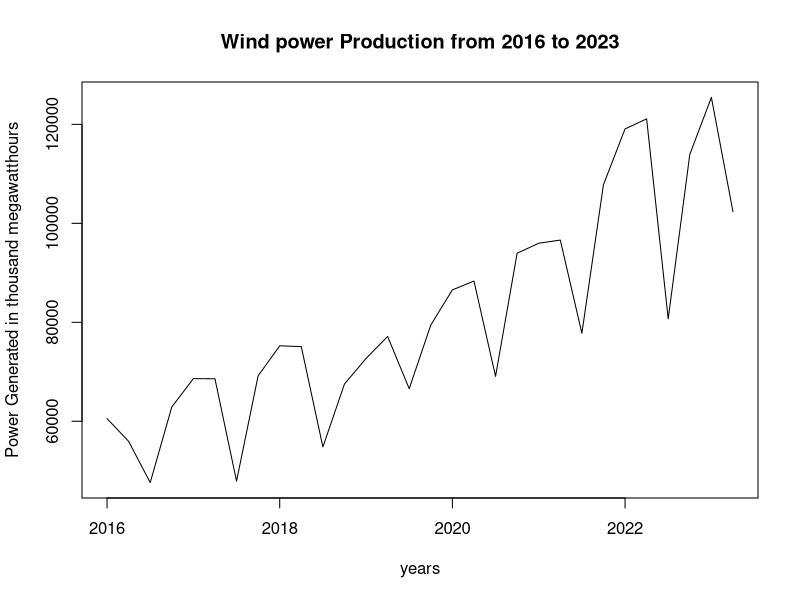
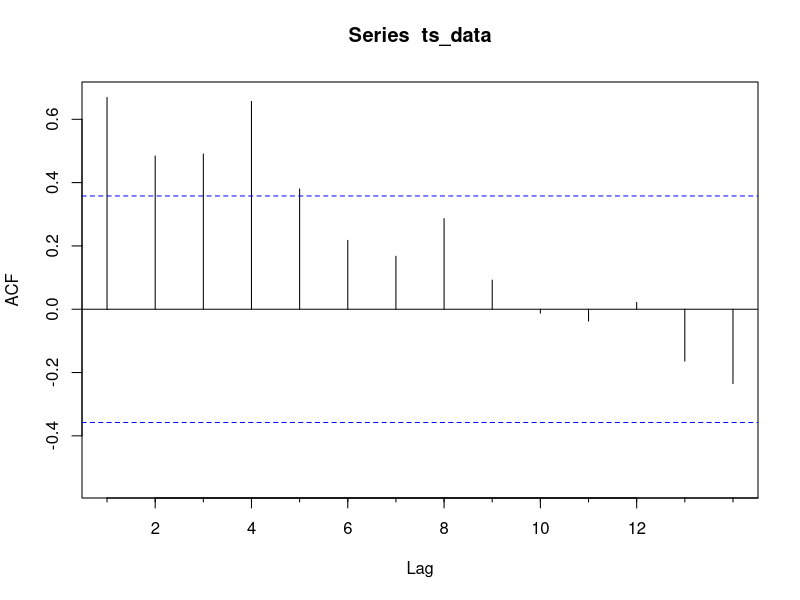
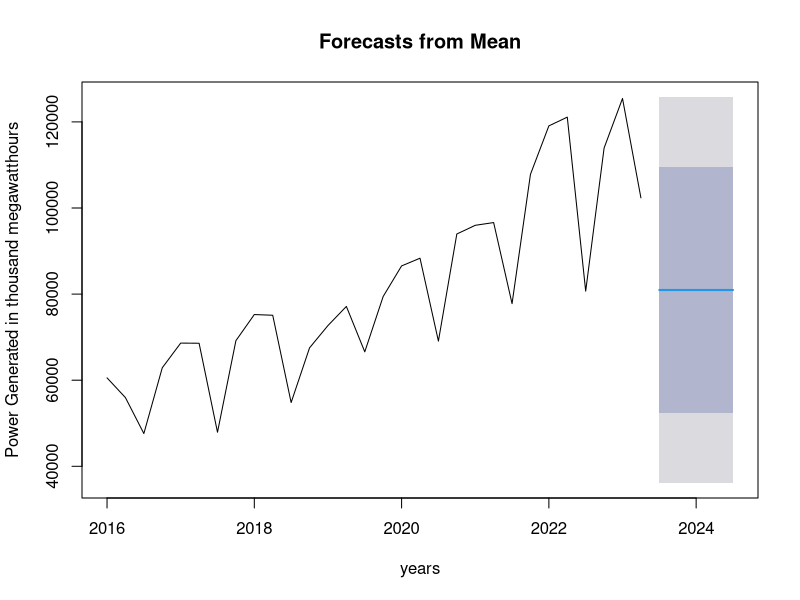
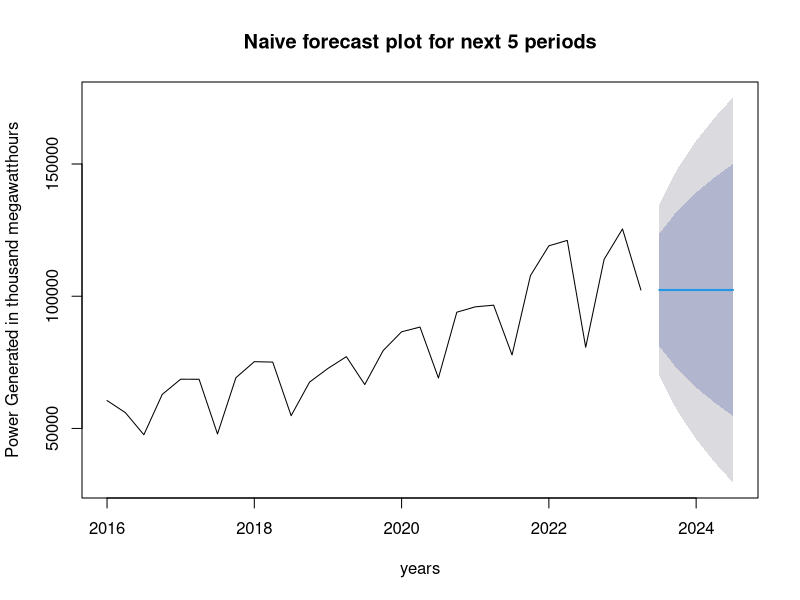
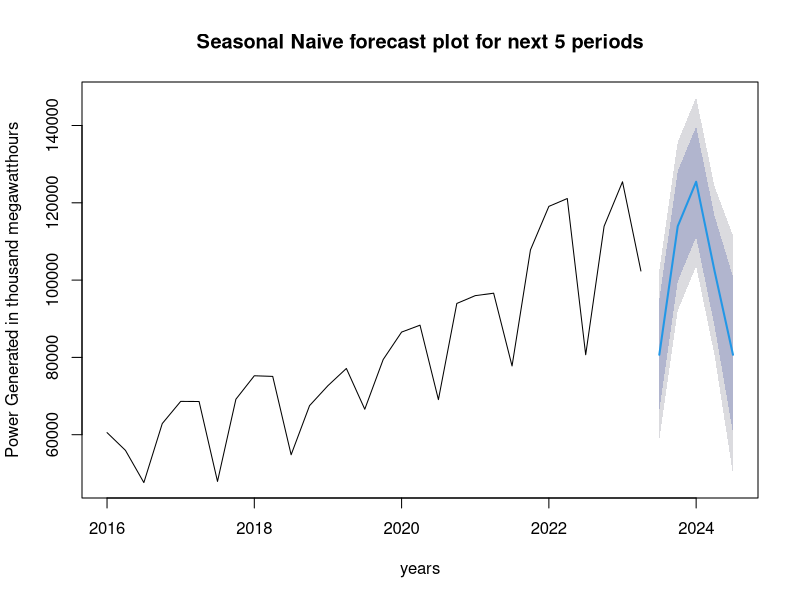
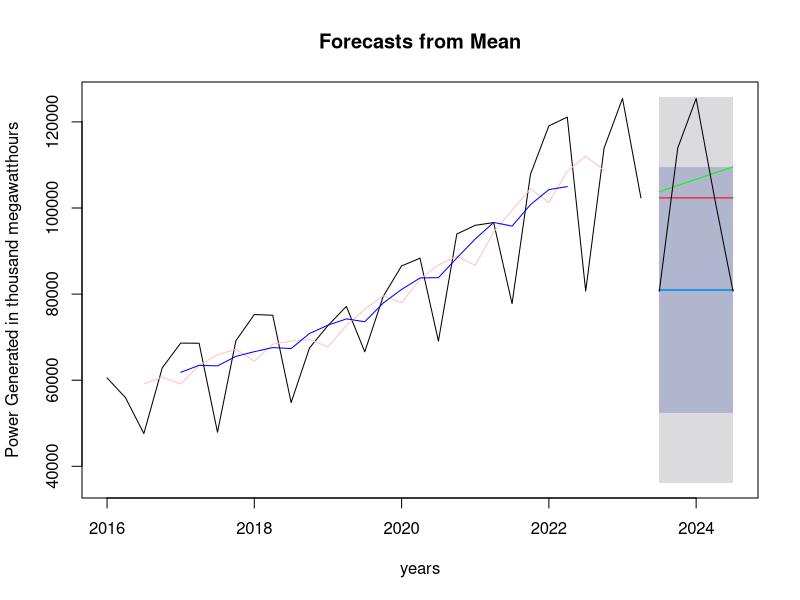
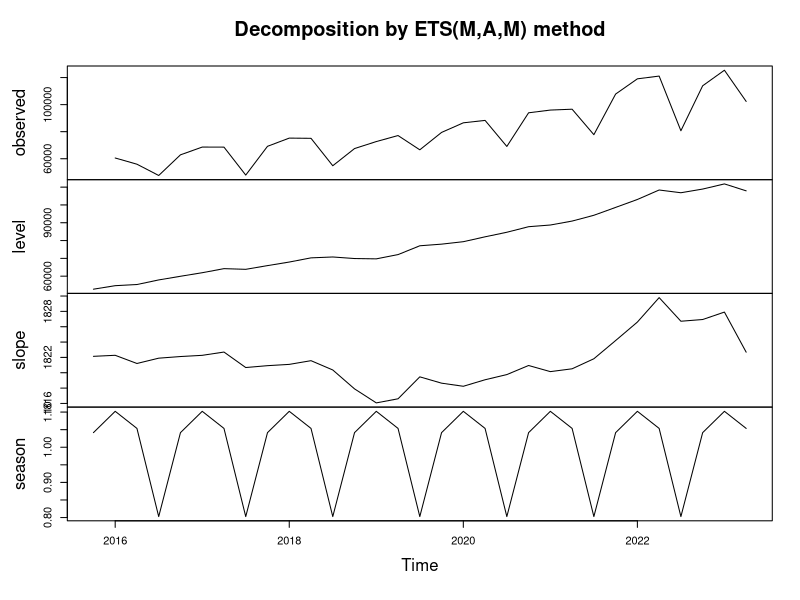
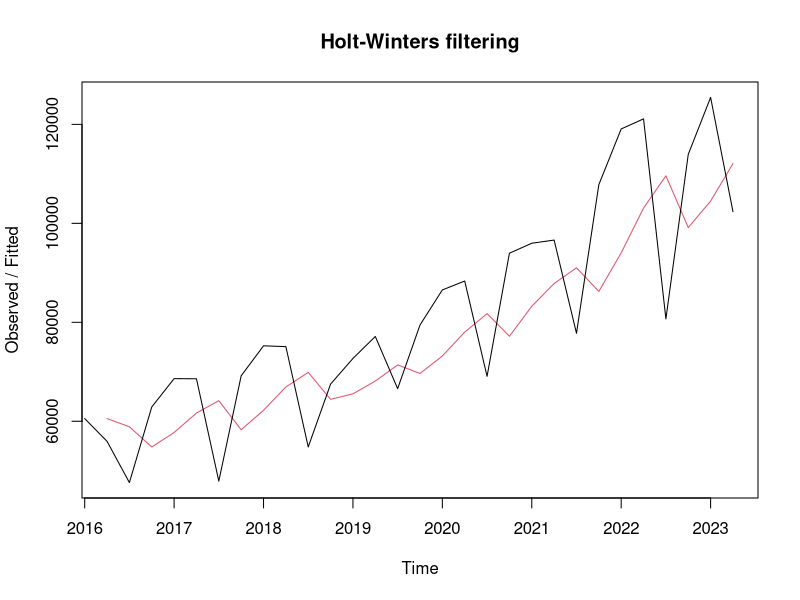

Recreate these plots in R, in order.
## ---- chunk 1
#loading file and libraries
library(readxl)
library(forecast)
windDt <- read_excel('wind-power-production-us.xlsx')

## ---- chunk 2

windDt$Quarter_Year <- as.Date(windDt$Quarter_Year)
filtered_data <- windDt[windDt$Quarter_Year >= as.Date('2016-01-01',) & windDt$Quarter_Year <= as.Date('2023-04-01',),]

#Time series data from 2016 to 2023
ts_data <- ts(filtered_data$Wind_United_States, start=c(2016), end=c(2023,2), frequency=4)
attributes(ts_data)
## ---- chunk 3
plot(ts_data, main='Wind power Production from 2016 to 2023', xlab='years', ylab='Power Generated in thousand megawatthours')
## ---- chunk 4
Acf(ts_data) #Acf plot
## ---- chunk 5
#take Mean of all available history
mean_forecast <- meanf(ts_data,5)
plot(mean_forecast, xlab='years', ylab='Power Generated in thousand megawatthours')
## ---- chunk 6
# Naive
naive_forecast <- naive(ts_data,5)
plot(naive_forecast , main='Naive forecast plot for next 5 periods', xlab='years', ylab='Power Generated in thousand megawatthours')
## ---- chunk 7
# Random Walk
rwf_forecast <- rwf(ts_data,5)
rwf_forecast <- rwf(ts_data,5, drift=TRUE)
# Seasonal Naive
snaive_forecast<- snaive(ts_data,5)
plot(snaive_forecast , main='Seasonal Naive forecast plot for next 5 periods', xlab='years', ylab='Power Generated in thousand megawatthours')
## ---- chunk 8
# Moving Averages
MVA5_forecast <- ma(ts_data,order=5)
MVA9_forecast <- ma(ts_data,order=9)

# plot all in a single chart
plot(mean_forecast, xlab='years', ylab='Power Generated in thousand megawatthours')
lines(naive_forecast$mean,col="red")
lines(rwf_forecast$mean,col="green")
lines(snaive_forecast$mean,col="black")
lines(MVA5_forecast,col="Pink")
lines(MVA9_forecast,col="Blue")
## ---- chunk 9
# Decomposition
ets_forecast <- ets(ts_data)
plot(ets_forecast)
## ---- chunk 10
# HoltWinters
SSE_Simple <- HoltWinters(ts_data,beta=FALSE,gamma=FALSE)
sseforecast <- forecast:::forecast.HoltWinters(SSE_Simple,h=5)
plot(SSE_Simple)
## ---- chunk 11
HW_forecast <- HoltWinters(ts_data)
holtforecast <- forecast:::forecast.HoltWinters(HW_forecast,h=5)
HW_forecast
plot(HW_forecast)

## ---- chunk 12
HW_forecastmult <- HoltWinters(ts_data , seasonal = "multiplicative")
holtforecastmult <- forecast:::forecast.HoltWinters(HW_forecastmult,h=5)
HW_forecastmult
plot(HW_forecastmult)
## ---- chunk 13
#Forecast
plot(sseforecast)
forecast_ets <- forecast.ets(ets_forecast, h=5)
plot(forecast_ets)
plot(holtforecast)
plot(holtforecastmult, main = "Forecasts from HoltWinters with Multiplicative Seasonality")

## ---- chunk 14
#Final Results  
summary(sseforecast)
## ---- chunk 15
#Final Results  
summary(holtforecast)
## ---- chunk 16
#Final Results  
summary(holtforecastmult)
## ---- chunk 17
#Final Results  
summary(forecast_ets)
